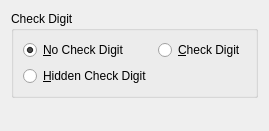
<?xml version="1.0" encoding="UTF-8"?>
<ui version="4.0">
 <class>grpC25</class>
 <widget class="QWidget" name="grpC25">
  <property name="geometry">
   <rect>
    <x>0</x>
    <y>0</y>
    <width>254</width>
    <height>131</height>
   </rect>
  </property>
  <property name="maximumSize">
   <size>
    <width>600</width>
    <height>16777215</height>
   </size>
  </property>
  <property name="windowTitle">
   <string>Form</string>
  </property>
  <layout class="QVBoxLayout" name="verticalLayout">
   <item>
    <widget class="QGroupBox" name="grpC25Check">
     <property name="title">
      <string>Check Digit</string>
     </property>
     <property name="toolTip">
      <string>Check digit options</string>
     </property>
     <layout class="QGridLayout" name="gridLayoutC25Check">
      <item row="0" column="0">
       <widget class="QRadioButton" name="radC25Stand">
        <property name="text">
         <string>&amp;No Check Digit</string>
        </property>
        <property name="checked">
         <bool>true</bool>
        </property>
        <property name="toolTip">
         <string>Do not add check digit</string>
        </property>
       </widget>
      </item>
      <item row="0" column="1">
       <widget class="QRadioButton" name="radC25Check">
        <property name="text">
         <string>&amp;Check Digit</string>
        </property>
        <property name="toolTip">
         <string>Add standard GS1 mod-10 check digit</string>
        </property>
       </widget>
      </item>
      <item row="1" column="0">
       <widget class="QRadioButton" name="radC25CheckHide">
        <property name="text">
         <string>&amp;Hidden Check Digit</string>
        </property>
        <property name="toolTip">
         <string>Add standard GS1 mod-10 check digit but
do not display in Human Readable Text</string>
        </property>
       </widget>
      </item>
     </layout>
    </widget>
   </item>
   <item>
    <spacer name="verticalSpacer">
     <property name="orientation">
      <enum>Qt::Vertical</enum>
     </property>
     <property name="sizeHint" stdset="0">
      <size>
       <width>20</width>
       <height>40</height>
      </size>
     </property>
    </spacer>
   </item>
  </layout>
 </widget>
 <resources/>
 <connections/>
</ui>
